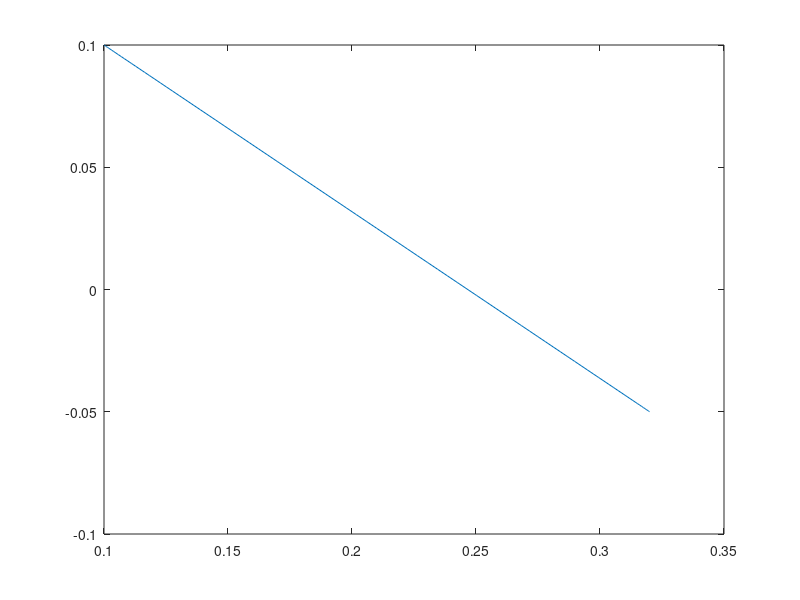
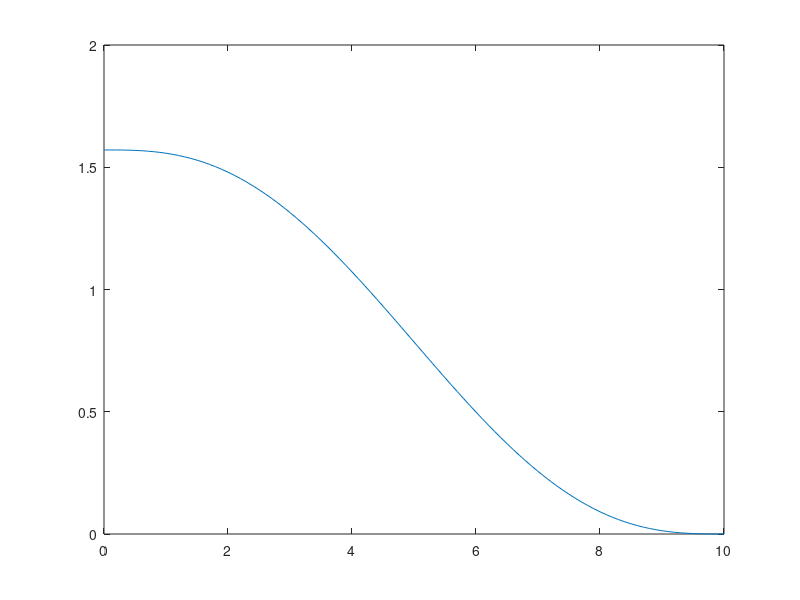
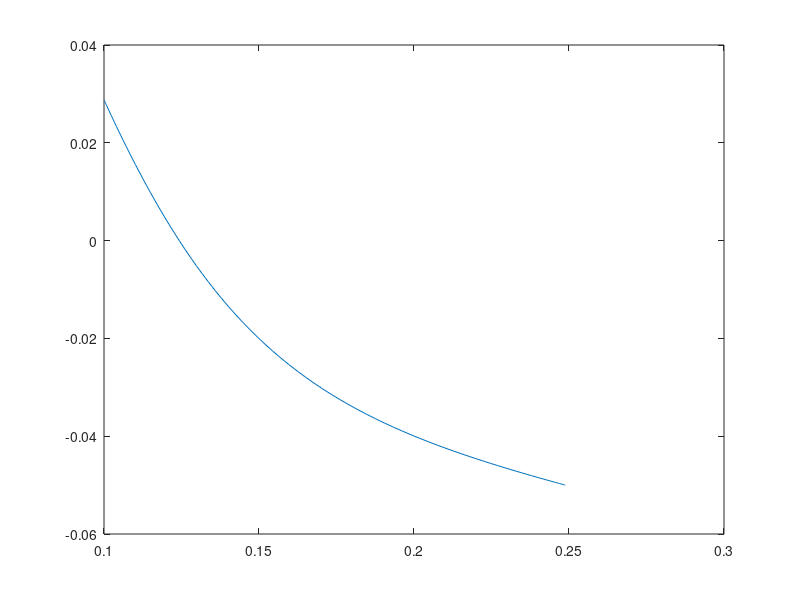

Source code (MATLAB) for these figures, in order:
%Definición de trayectoria

%Posición y orientación inical

xp_inicial = 0.1;  %m
yp_inicial = 0.1;  %m
thetap_inicial = pi/2; %rad

%Posición y orientación final
xp_final =0.32;  %m
yp_final = -0.05;  %m
thetap_final = 0; %rad

%%Parametro
L3 = 0.071213;  %m

%Trayectoria

t_total = 10; %s
t_muestreo = 0.1; %s
t_sim = 0:t_muestreo:t_total; %arreglo del tiempo

%Puntos de la trayectoria
xp = xp_inicial+((10/t_total^3)*t_sim.^3-(15/t_total^4)*t_sim.^4+(6/t_total^5)*t_sim.^5)*(xp_final-xp_inicial);
yp = yp_inicial+((10/t_total^3)*t_sim.^3-(15/t_total^4)*t_sim.^4+(6/t_total^5)*t_sim.^5)*(yp_final-yp_inicial);
thetap = thetap_inicial+((10/t_total^3)*t_sim.^3-(15/t_total^4)*t_sim.^4+(6/t_total^5)*t_sim.^5)*(thetap_final-thetap_inicial);

plot(xp,yp)

figure
plot(t_sim,thetap)

%%%%%Cálculo de las xy del sistema 3

x3 = xp-L3*cos(thetap);
y3 = yp-L3*sin(thetap);

figure
plot(x3,y3)

%%%Fin del diseño de trayectorias
